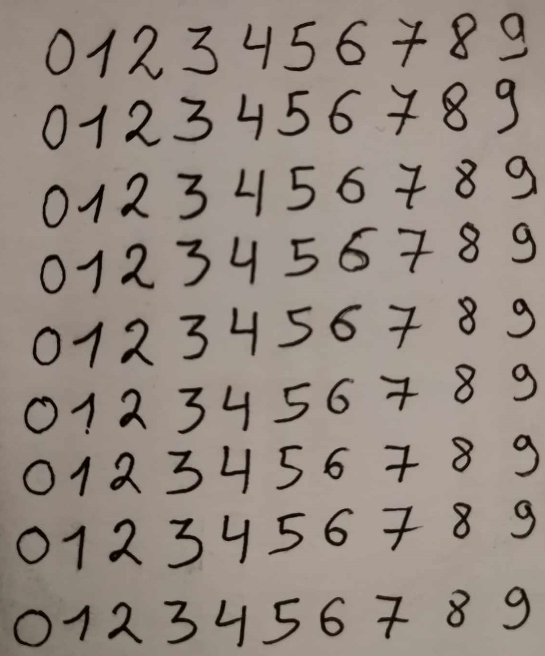
%> input picture lab_4/train_10_final.png, 545 x 656 px
$ octave vaizdo_atpazinimas.m   (GNU Octave 9; MATLAB toolbox functions it lacks are replaced by stand-ins)
%> lines starting %> are read from the running program, lines starting %| are printed output that depends on the picture; in (x1, y1, x2, y2) boxes, pixels count from 0 and x2, y2 are one past the last pixel; in counts of white or black regions, pixels touching at a corner belong together; the program's own positions count from 1
### lab_4/pozymiai_raidems_atpazinti.m
function pozymiai = pozymiai_raidems_atpazinti(pavadinimas, pvz_eiluciu_sk)
%> called with pavadinimas = 'train_10_final.png', pvz_eiluciu_sk = 9

% Vaizdo su pavyzdžiais nuskaitymas
V = imread(pavadinimas);
%> V is the input picture: size 656x545x3 uint8; mean R, G, B 148.6, 137.1, 128.5
figure(12), imshow(V)
%% Skaičių iškirpimas ir sudėliojimas į kintamojo 'objektai' celes
% RGB nuotrauka konvertuojama į BW
V_pustonis = rgb2gray(V);
% vaizdo keitimo dvejetainiu slenkstinës reikšmės paieška
slenkstis = graythresh(V_pustonis);
%> slenkstis = 0.369
% bw vaizdo keitimas dvejetainiu
V_dvejetainis = im2bw(V_pustonis,slenkstis);
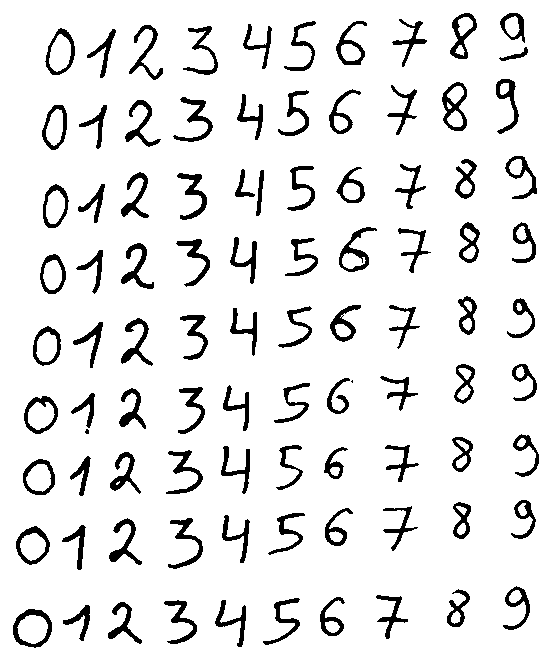
%> V_dvejetainis: size 656x545 logical; 90.5% white; 94 black regions (2 under 20 px), largest, box (x1, y1, x2, y2) and area: (442, 82, 467, 131) 509, (13, 609, 52, 648) 509, (173, 97, 213, 142) 490
% rezultato atvaizdavimas
figure(1), imshow(V_dvejetainis)
% vaizde esančių objektų kontūrų paieška
V_konturais = edge(uint8(V_dvejetainis));
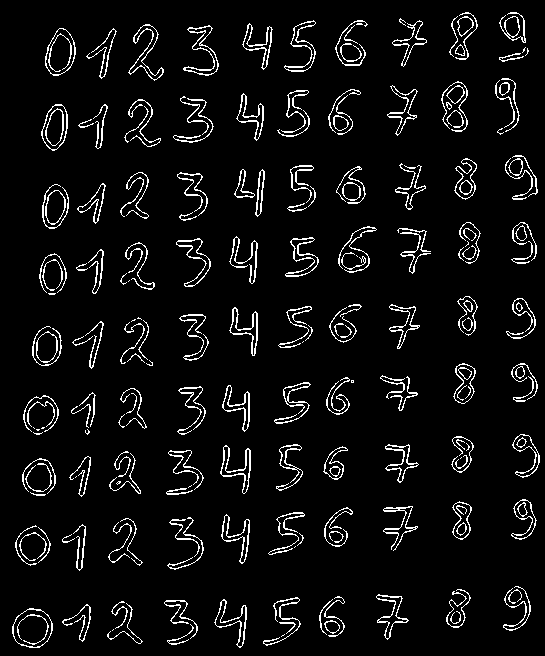
%> V_konturais: size 656x545 logical; 6% white in thin lines or dots
% rezultato atvaizdavimas
figure(2),imshow(V_konturais)
% objektų kontūrų užpildymas
se = strel('square',7); % struktūrinis elementas užpildymui
V_uzpildyti = imdilate(V_konturais, se);
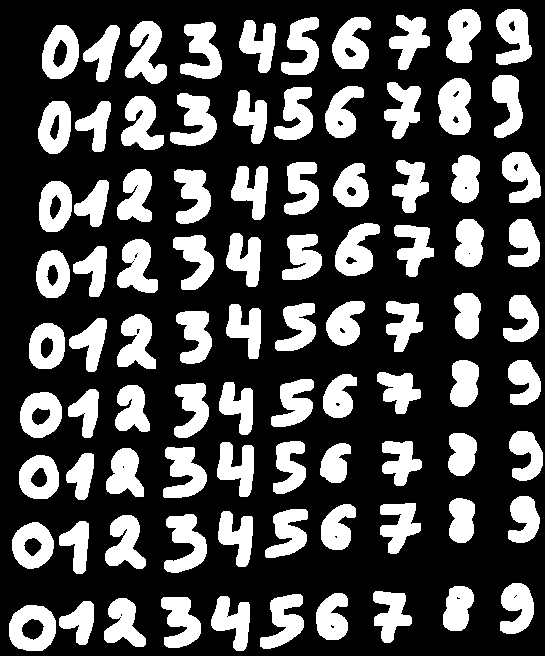
%> V_uzpildyti: size 656x545 logical; 30% white; 90 white regions, largest, box (x1, y1, x2, y2) and area: (125, 21, 167, 84) 1552, (438, 78, 471, 135) 1519, (170, 93, 217, 146) 1474
% rezultato atvaizdavimas
figure(3),imshow(V_uzpildyti)
% objetų viduje užpildymas
V_vientisi= imfill(V_uzpildyti,'holes');
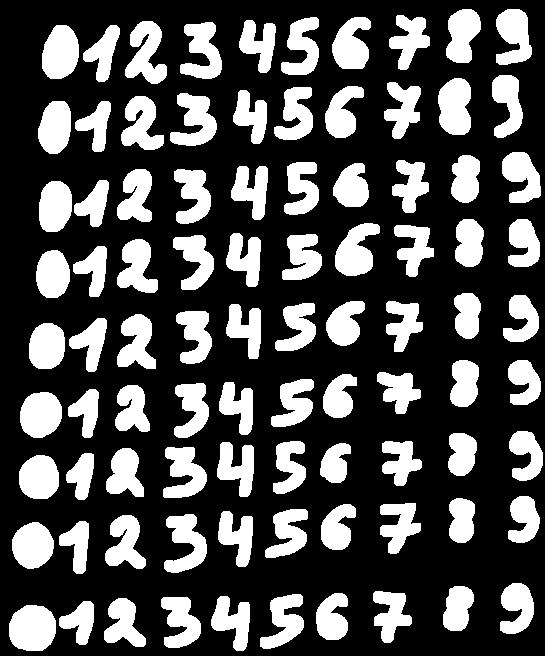
%> V_vientisi: size 656x545 logical; 30.7% white; 90 white regions
% rezultato atvaizdavimas
figure(4),imshow(V_vientisi)
% vientisų objektų dvejetainiame vaizde numeravimas
[O_suzymeti, Skaicius] = bwlabel(V_vientisi);
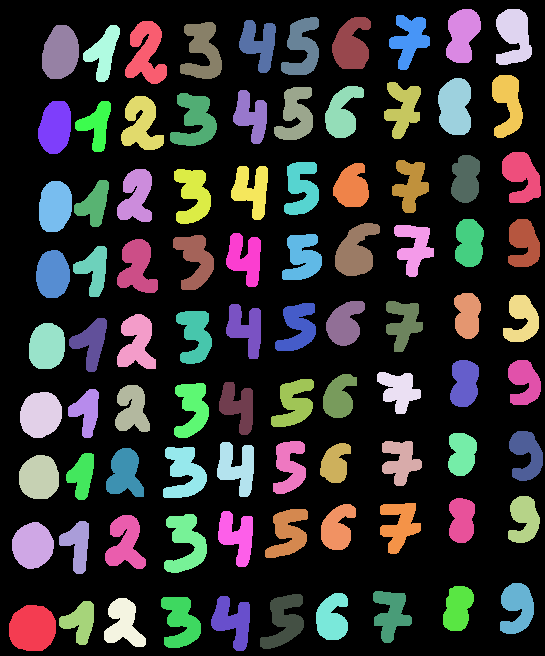
%> O_suzymeti: size 656x545 double; 91 distinct labels, from 0 to 90; one colour per label, 0 black
%> Skaicius = 90
% apskaičiuojami simbolių dvejetainiame vaizde požymiai
O_pozymiai = regionprops(O_suzymeti);
%> O_pozymiai = 90 regions; largest, box (x1, y1, x2, y2), Area and Centroid: (9, 605, 56, 651) 1785 [33.1 628.9], (42, 25, 79, 79) 1585 [61 53.4], (438, 78, 471, 135) 1563 [455.7 107.4], (125, 21, 167, 84) 1552 [146.8 53.8], (20, 392, 62, 438) 1547 [41.3 415.2]
% nuskaitomos požymių - objektų ribos koordinačių - reikšmės
O_ribos = [O_pozymiai.BoundingBox];
%> O_ribos = 360 values, max 605.5 at index 2, min 9.5 at index 1, mean 161.7
% kadangi ribą nusako 4 koordinatės, pergrupuojame reikšmes
O_ribos = reshape(O_ribos,[4 Skaicius]); % Skaicius - objektų skaièius
%> O_ribos = 90 columns, first 8: [9.5 12.5 19.5 20.5 29.5 36.5 38.5 39.5; 605.5 522.5 455.5 392.5 323.5 250.5 101.5 181.5; 47 42 40 42 36 34 33 33; 46 47 44 46 46 48 53 51]
% nuskaitomos požymių - objektų masės centro koordinatės - reikšmės
O_centras = [O_pozymiai.Centroid];
%> O_centras = 180 values, max 628.9 at index 2, min 33.1 at index 1, mean 301.5
% kadangi centrą nusako 2 koordinatės, pergrupuojame reikšmes
O_centras = reshape(O_centras,[2 Skaicius]);
%> O_centras = 90 columns, first 8: [33.1 33.33 39.8 41.3 47.49 53.35 55.84 55.64; 628.9 546.1 478.1 415.2 346.9 275 127.9 207]
O_centras = O_centras';
%> O_centras = 90 rows, first 12: [33.1 628.9; 33.33 546.1; 39.8 478.1; 41.3 415.2; 47.49 346.9; 53.35 275; 55.84 127.9; 55.64 207; 61.04 53.39; 78.2 545.5; 80.8 622.2; 82.62 476]
% pridedamas kiekvienam objektui vaize numeris (trečias stulpelis šalia koordinaèių)
O_centras(:,3) = 1:Skaicius;
% sugrupuojami objektai pagal x koordinatę - stulpelius
O_centras = sortrows(O_centras,2);
%> O_centras = 90 rows, first 12: [463.1 35.5 75; 514.6 36.66 83; 410.1 40.02 70; 259.6 44.36 45; 351.9 45.55 61; 302.9 47.93 52; 203.2 51.91 36; 104.2 53.25 18; 61.04 53.39 9; 146.8 53.81 27; 508.4 104.4 82; 455.7 107.4 73]
% rūšiuojama atsi-velgiant į pavyzdžio eilučių ir raidžių skaičių
raidziu_sk = Skaicius/pvz_eiluciu_sk;
%> raidziu_sk = 10
for k = 1:pvz_eiluciu_sk
    O_centras((k-1)*raidziu_sk+1:k*raidziu_sk,:) = ...
        sortrows(O_centras((k-1)*raidziu_sk+1:k*raidziu_sk,:),3);
end
%> after the loop, O_centras = 90 rows, first 12: [61.04 53.39 9; 104.2 53.25 18; 146.8 53.81 27; 203.2 51.91 36; 259.6 44.36 45; 302.9 47.93 52; 351.9 45.55 61; 410.1 40.02 70; 463.1 35.5 75; 514.6 36.66 83; 55.84 127.9 7; 97.27 125.8 17]
% iš dvejetainio vaizdo pagal objektų ribas iškerpami vaizdo fragmentai

for k = 1:Skaicius
    objektai{k} = imcrop(V_dvejetainis,O_ribos(:,O_centras(k,3)));
end
%> this loop made 90 passes
%> after the loop, objektai = 90 items
% vieno iš vaizdo fragmenų atvaizdavimas
figure(5),
for k = 1:Skaicius
   subplot(pvz_eiluciu_sk,raidziu_sk,k), imshow(objektai{k})
end
% vaizdo fragmentai apkerpami, panaikinant foną iš kraštų (pagal stačiakampį)

for k = 1:Skaicius % Skaicius = 88, jei yra 88 raidės
    V_fragmentas = objektai{k};
    % nustatomas kiekvieno vaizdo fragmento dydis

    [aukstis, plotis] = size(V_fragmentas);

    % 1. Baltø stulpeliø naikinimas
    % eliminate white spaces
    % apskaièiuokime kiekvieno stulpelio sumà
    stulpeliu_sumos = sum(V_fragmentas, 1);
    % naikiname tuos stulpelius, kur suma lygi aukðèiui
    V_fragmentas(:,stulpeliu_sumos == aukstis) = [];
    % perskaièiuojamas objekto dydis
    [aukstis, plotis] = size(V_fragmentas);
    % 2. Baltų eilučių naikinimas
    % apskaičiuokime kiekvienos seilutės sumą
    eiluciu_sumos = sum(V_fragmentas, 2);
    % naikiname tas eilutes, kur suma lygi pločiui
    V_fragmentas(eiluciu_sumos == plotis,:) = [];
    objektai{k}=V_fragmentas; % įrašome vietoje neapkarpyto
end
%> this loop made 90 passes
%> pass 3, in pozymiai_raidems_atpazinti, `V_fragmentas = objektai{k};`:
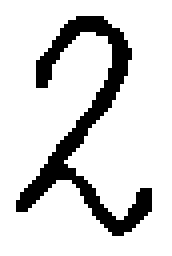
%> V_fragmentas: size 64x43 logical (shown 4 times larger); 83.8% white; 1 black region, box (x1, y1, x2, y2) and area: (4, 4, 38, 59) 445
% vieno iš vaizdo fragmentų atvaizdavimas
figure(6),
for k = 1:Skaicius
   subplot(pvz_eiluciu_sk,raidziu_sk,k), imshow(objektai{k})
end
%%
%% Suvienodiname vaizdo fragmentų dydžius iki 70x5
for k=1:Skaicius
    V_fragmentas=objektai{k};
    V_fragmentas_7050=imresize(V_fragmentas,[70,50]);
    % padalinkime vaizdo fragmentà á 10x10 dydþio dalis

    for m=1:7
        for n=1:5
            % apskaičiuokime kiekvienos dalies vidutinį šviesumą
            Vid_sviesumas_eilutese=sum(V_fragmentas_7050((m*10-9:m*10),(n*10-9:n*10)));
            Vid_sviesumas((m-1)*5+n)=sum(Vid_sviesumas_eilutese);
        end
    end
    % 10x10 dydžio dalyje maksimali šviesumo galima reikšmė yra 100
    % normuokime šviesumo reikšmes intervale [0, 1]
    Vid_sviesumas = ((100-Vid_sviesumas)/100);
    % rezultatų (požymius) neuronų tinklui patogiau pateikti stulpeliu
    Vid_sviesumas = Vid_sviesumas(:);
    % išsaugome apskaičiuotus požymius į bendrą kintamąjį
    pozymiai{k} = Vid_sviesumas;
end

### lab_4/vaizdo_atpazinimas.m
close all
clear variables
clc
%% simbolių pavyzdžių nuskaitymas ir požymių skaičiavimas
pavadinimas = 'train_10_final.png';

%> (the run ends here)
